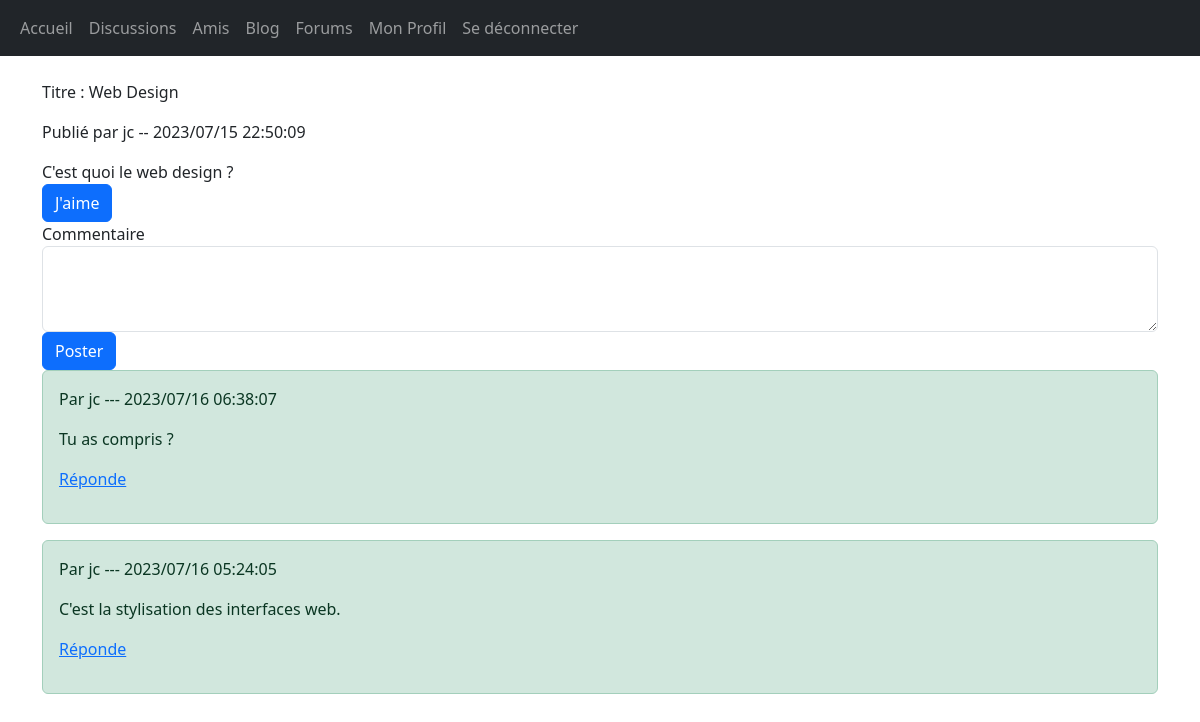
/index.php?viewQuestion=15 (signed in), run on the app's committed database.
### tables this page shows
CREATE TABLE `forum_posts` (
  `id` int(11) NOT NULL,
  `author` text NOT NULL,
  `title` text NOT NULL,
  `category` text NOT NULL,
  `content` text NOT NULL,
  `date` text NOT NULL
);

CREATE TABLE `forums_comments` (
  `id` int(11) NOT NULL,
  `username` text NOT NULL,
  `post_id` int(11) NOT NULL,
  `comment` text NOT NULL,
  `date` text NOT NULL
);

### src/models/forums.php (called while the page is built, shortened)
<?php
function viewQuestion($id){
    require "src/models/pdo.php";
	$sql = $bdd->prepare("SELECT * FROM forum_posts WHERE id=?");
	$sql->execute(array($id));
    $res = $sql->fetch();
    $question= [
        'title' => $res['title'],
        'author' => $res['author'],
        'date' => $res['date'],
        'content' => $res['content'],
    ];
    return $question;
}
function getComments($post_id){
    require "src/models/pdo.php";
	$sql = $bdd->prepare("SELECT * FROM forums_comments WHERE post_id=? ORDER BY id DESC");
	$sql->execute(array($post_id));
    $comments = [];
	while ($res = $sql->fetch()) {
        $comments[] = [
            'author' => $res['username'],
            'date' => $res['date'],
            'comment' => $res['comment'],
            'id' => $res['id'],
        ];
    }
    return $comments;
}
function isLikedQuestion($question_id){
    require "src/models/pdo.php";
    $username = $_SESSION['username'];
    $sql = $bdd->prepare("SELECT question_id,username FROM forums_likes WHERE question_id = ? AND username=?");
    $sql->execute(array($question_id, $username));
    if ($sql->rowCount()==0 ) {
        return false;
    }else {
        return true;
    }
}

### src/views/forums/actions/viewQuestion.php (the view, shortened to what this page needs)
<?php
require "src/views/includes/header.php";
?>
<main class="container">
    <div class="">
            <p>Titre : <?php echo $question['title'];?></p>
            <p>Publié par <?php echo $question['author'];?> -- <?php echo $question['date'];?></p>
    </div>
    <div>
        <?php echo $question['content']; ?>
    </div>
    <form action="" method="post">
        <?php
            echo $like_btn;
        ?>
        <div class="form-group">
            <label for="comment">Commentaire</label>
            <textarea class="form-control" name="comment" id="comment" rows="3"></textarea>
        </div>
        <button type="submit" name="post_comment" class="btn btn-primary">Poster</button>
    </form>
    <div class="comments">
    <?php
        foreach ($comments as $comment) {
        ?>
            <article class="alert alert-success">
                <p>
                    Par <?= $comment['author'] . " --- " . $comment['date']  ?>
                </p>
                <p>
                    <?= $comment['comment'] ?>
                </p>
                <p>
                    <a href="index.php?answer=<?= $comment['id'] ?>">Réponde</a>
                </p>
            </article>
        <?php
        }
    ?>
    </div>
</main>
<?php
require "src/views/layout.php";
?>

### data on the page
forum_posts: title "Web Design", author "jc", date "2023/07/15 22:50:09", content "C'est quoi le web design ?"
forums_comments: username "jc", date "2023/07/16 06:38:07", comment "Tu as compris ?"
forums_comments: username "jc", date "2023/07/16 05:24:05", comment "C'est la stylisation des interfaces web."
